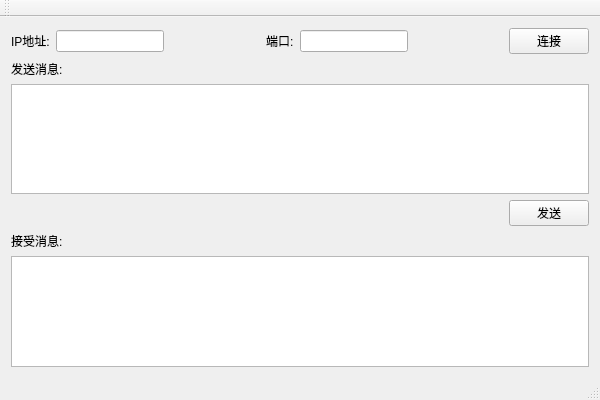
<?xml version="1.0" encoding="UTF-8"?>
<ui version="4.0">
 <class>ClientClass</class>
 <widget class="QMainWindow" name="ClientClass">
  <property name="geometry">
   <rect>
    <x>0</x>
    <y>0</y>
    <width>600</width>
    <height>400</height>
   </rect>
  </property>
  <property name="windowTitle">
   <string>Client</string>
  </property>
  <widget class="QWidget" name="centralWidget">
   <layout class="QGridLayout" name="gridLayout">
    <item row="0" column="0">
     <layout class="QHBoxLayout" name="horizontalLayout">
      <item>
       <widget class="QLabel" name="ipLabel">
        <property name="text">
         <string>IP地址:</string>
        </property>
       </widget>
      </item>
      <item>
       <widget class="QLineEdit" name="ipEdit"/>
      </item>
      <item>
       <spacer name="horizontalSpacer">
        <property name="orientation">
         <enum>Qt::Horizontal</enum>
        </property>
        <property name="sizeHint" stdset="0">
         <size>
          <width>40</width>
          <height>20</height>
         </size>
        </property>
       </spacer>
      </item>
      <item>
       <widget class="QLabel" name="portLabel">
        <property name="text">
         <string>端口:</string>
        </property>
       </widget>
      </item>
      <item>
       <widget class="QLineEdit" name="portEdit"/>
      </item>
      <item>
       <spacer name="horizontalSpacer_2">
        <property name="orientation">
         <enum>Qt::Horizontal</enum>
        </property>
        <property name="sizeHint" stdset="0">
         <size>
          <width>40</width>
          <height>20</height>
         </size>
        </property>
       </spacer>
      </item>
      <item>
       <widget class="QPushButton" name="connectButton">
        <property name="text">
         <string>连接</string>
        </property>
       </widget>
      </item>
     </layout>
    </item>
    <item row="1" column="0">
     <layout class="QVBoxLayout" name="verticalLayout">
      <item>
       <widget class="QLabel" name="label">
        <property name="text">
         <string>发送消息:</string>
        </property>
       </widget>
      </item>
      <item>
       <widget class="QPlainTextEdit" name="sendEdit"/>
      </item>
      <item>
       <layout class="QHBoxLayout" name="horizontalLayout_2">
        <item>
         <spacer name="horizontalSpacer_3">
          <property name="orientation">
           <enum>Qt::Horizontal</enum>
          </property>
          <property name="sizeHint" stdset="0">
           <size>
            <width>40</width>
            <height>20</height>
           </size>
          </property>
         </spacer>
        </item>
        <item>
         <widget class="QPushButton" name="sendButton">
          <property name="text">
           <string>发送</string>
          </property>
         </widget>
        </item>
       </layout>
      </item>
      <item>
       <spacer name="verticalSpacer">
        <property name="orientation">
         <enum>Qt::Vertical</enum>
        </property>
        <property name="sizeHint" stdset="0">
         <size>
          <width>20</width>
          <height>40</height>
         </size>
        </property>
       </spacer>
      </item>
      <item>
       <widget class="QLabel" name="label_2">
        <property name="text">
         <string>接受消息:</string>
        </property>
       </widget>
      </item>
      <item>
       <widget class="QPlainTextEdit" name="getEdit"/>
      </item>
     </layout>
    </item>
   </layout>
  </widget>
  <widget class="QMenuBar" name="menuBar">
   <property name="geometry">
    <rect>
     <x>0</x>
     <y>0</y>
     <width>600</width>
     <height>23</height>
    </rect>
   </property>
  </widget>
  <widget class="QToolBar" name="mainToolBar">
   <attribute name="toolBarArea">
    <enum>TopToolBarArea</enum>
   </attribute>
   <attribute name="toolBarBreak">
    <bool>false</bool>
   </attribute>
  </widget>
  <widget class="QStatusBar" name="statusBar"/>
 </widget>
 <layoutdefault spacing="6" margin="11"/>
 <resources>
  <include location="Client.qrc"/>
 </resources>
 <connections/>
</ui>
